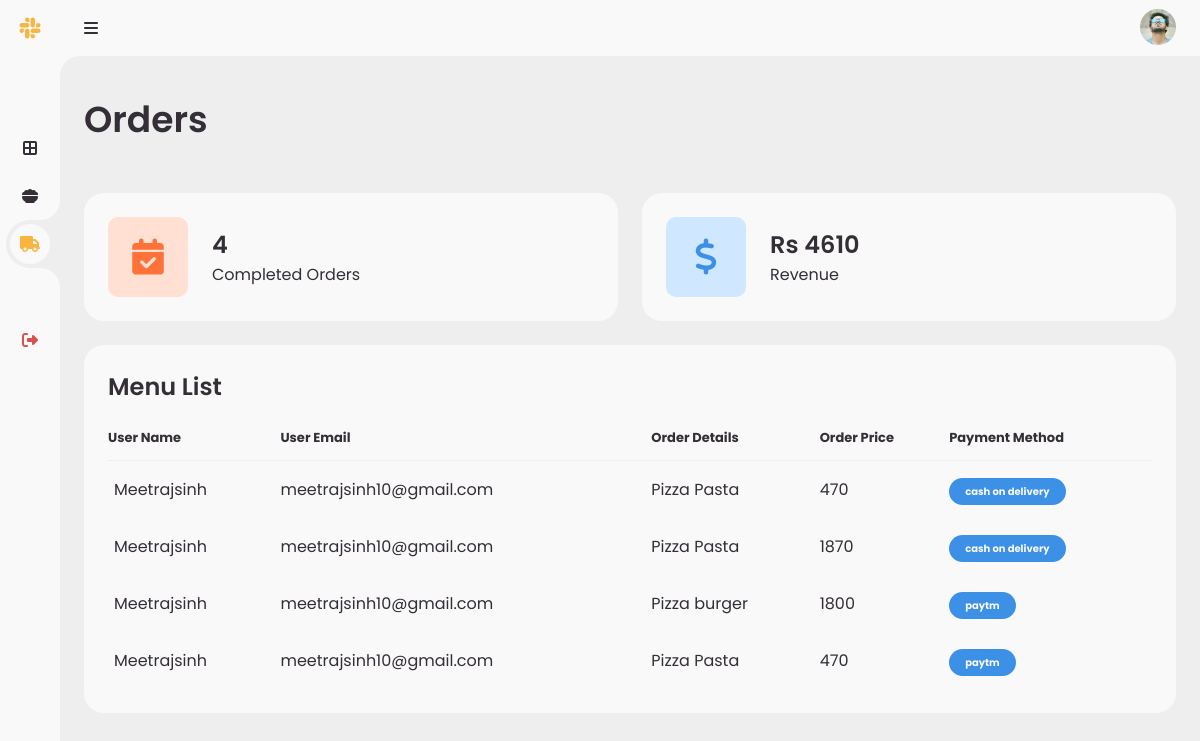
The page /AdminPanel/Admin_Order/ on the database its author committed.
### User/models.py (models this page shows)
class User_Order(models.Model):
    Guest_name = models.CharField(max_length=100)
    Guest_email = models.CharField(max_length=100)
    Item_name = models.CharField(max_length=500)
    grand_Total = models.CharField(max_length=100)
    Payment_method = models.CharField(max_length=100)

### Admin/views.py (the view)
# urls.py: path('Admin_Order/', views.Admin_Order,name='Admin_Order'),
def Admin_Order(request):
    Grand_total = 0
    Order_data = User_Order.objects.all()
    Revenue = User_Order.objects.values_list('grand_Total')
    for price in Revenue:
        Grand_total += int(price[0])
    context = {'Order_items' : Order_data,'Total_Order': len(Order_data),'Grand_Total':Grand_total}
    return render(request, 'Admin order.html',context)

### Admin/templates/Admin order.html (shortened to what this page needs)
<!DOCTYPE html>
<html lang="en">
  <head>
    <link
      rel="stylesheet"
      href="https://cdnjs.cloudflare.com/ajax/libs/font-awesome/6.4.0/css/all.min.css"
    />
    <link rel="stylesheet" href="../../static/CSS/menu.css" />
  </head>
  <body>
    <section class="sidebar hide">
      <a href="#" class="logo">
        <i class="fab fa-slack"></i>
      </a>
      <ul class="side-menu top">
        <li>
          <a href="../Admin_Dashboard" class="nav-link">
            <i class="fas fa-border-all"></i>
          </a>
        </li>
        <li>
          <a href="../Admin_Menu" class="nav-link">
            <i class="fa-solid fa-bowl-food"></i>
          </a>
        </li>
        <li class="active">
          <a href="../Admin_Order" class="nav-link">
            <i class="fa-solid fa-truck"></i>
          </a>
        </li>
      </ul>
      <ul class="side-menu">
        <li>
          <a href="../Admin_Login" class="logout">
            <i class="fas fa-right-from-bracket"></i>
          </a>
        </li>
      </ul>
    </section>
    <section class="content">
      <nav>
        <i class="fas fa-bars menu-btn"></i>
        <a href="#" class="profile">
          <img src="../../static/pic-5.png" alt="" />
        </a>
      </nav>
      <main>
        <div class="head-title">
          <div class="left">
            <h1>Orders</h1>
          </div>
        </div>
        <div class="box-info">
          <li>
            <i class="fas fa-calendar-check"></i>
            <span class="text">
              <h3>{{ Total_Order }}</h3>
              <p>Completed Orders</p>
            </span>
          </li>
          <li>
            <i class="fas fa-dollar-sign"></i>
            <span class="text">
              <h3>Rs {{ Grand_Total }}</h3>
              <p>Revenue</p>
            </span>
          </li>
        </div>
        <div class="table-data">
          <div class="order">
            <div class="head">
              <h3>Menu List</h3>
            </div>
            <table>
              <thead>
                <tr>
                  <th>User Name</th>
                  <th>User Email</th>
                  <th>Order Details</th>
                  <th>Order Price</th>
                  <th>Payment Method</th>
                </tr>
              </thead>
              <tbody>
                {% for item in Order_items %}
                <tr>
                  <td>
                    <p>{{ item.Guest_name }}</p>
                  </td>
                  <td><p>{{ item.Guest_email }}</p></td>
                  <td><p>{{ item.Item_name }}</p></td>
                  <td><p>{{ item.grand_Total }}</p></td>
                  <td>
                    <span class="status complete"
                      >{{ item.Payment_method }}</span
                    >
                  </td>
                </tr>
                {% endfor %}
              </tbody>
            </table>
          </div>
        </div>
      </main>
    </section>
  </body>
</html>

### rows shown on the page
User_Order: Guest_name "Meetrajsinh", Guest_email "meetrajsinh10@gmail.com", Item_name "Pizza Pasta", grand_Total "470", Payment_method "cash on delivery"
User_Order: Guest_name "Meetrajsinh", Guest_email "meetrajsinh10@gmail.com", Item_name "Pizza Pasta", grand_Total "1870", Payment_method "cash on delivery"
User_Order: Guest_name "Meetrajsinh", Guest_email "meetrajsinh10@gmail.com", Item_name "Pizza burger", grand_Total "1800", Payment_method "paytm"
User_Order: Guest_name "Meetrajsinh", Guest_email "meetrajsinh10@gmail.com", Item_name "Pizza Pasta", grand_Total "470", Payment_method "paytm"

### other values the page prints
{{ Total_Order }} "4"
{{ Grand_Total }} "4610"
